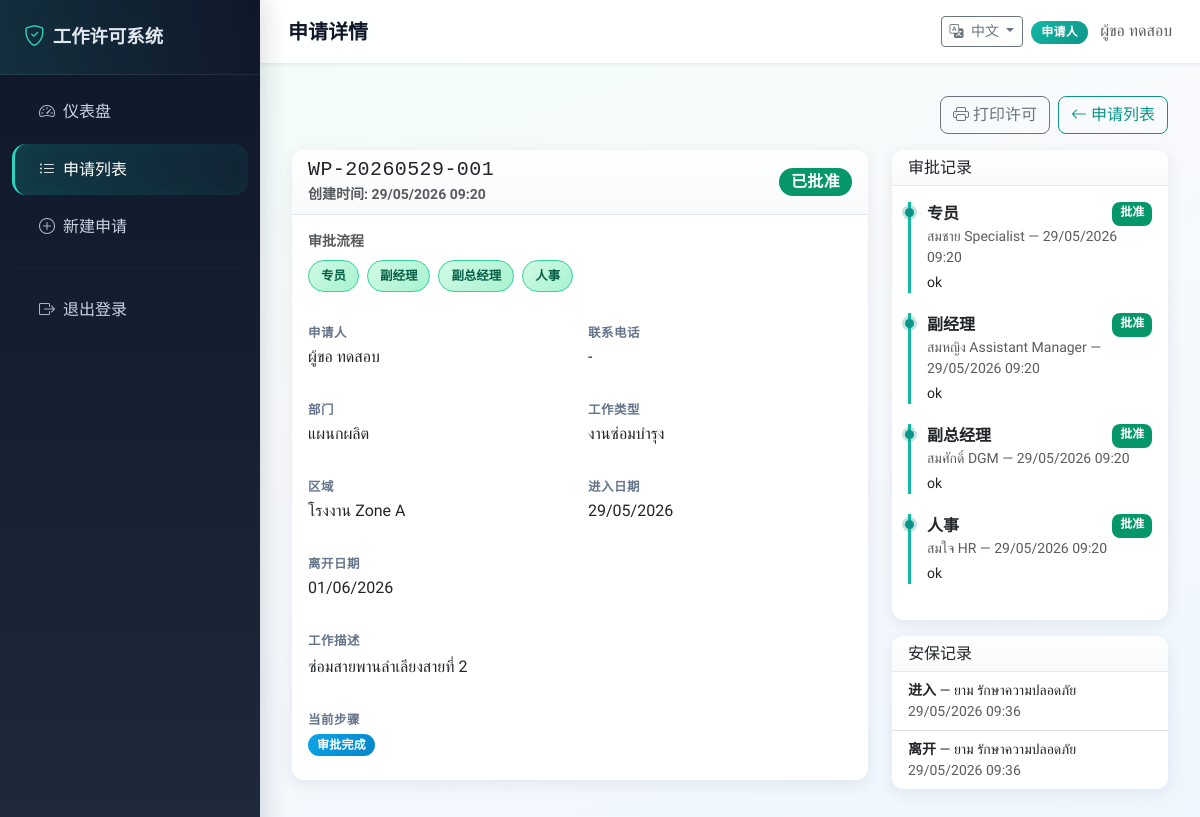
Page /requests/1 (signed in) on the committed database.
### models.py (models this page shows, shortened)
class User(UserMixin, db.Model):
    __tablename__ = "users"
    id = db.Column(db.Integer, primary_key=True)
    username = db.Column(db.String(50), unique=True, nullable=False)
    password_hash = db.Column(db.String(200), nullable=False)
    full_name = db.Column(db.String(100), nullable=False)
    role = db.Column(db.String(30), nullable=False)
    department = db.Column(db.String(100))
    locale = db.Column(db.String(5), default="th")
    @property
    def role_label(self):
        from i18n import t_role
        return t_role(self.role)

class Request(db.Model):
    __tablename__ = "requests"
    id = db.Column(db.Integer, primary_key=True)
    request_no = db.Column(db.String(30), unique=True, nullable=False)
    requester_name = db.Column(db.String(100), nullable=False)
    department = db.Column(db.String(100), nullable=False)
    company_name = db.Column(db.String(150))
    contact_phone = db.Column(db.String(30))
    permit_type = db.Column(db.String(50), nullable=False)
    description = db.Column(db.Text, nullable=False)
    work_area = db.Column(db.String(50), nullable=False)
    work_area_detail = db.Column(db.String(200))
    start_date = db.Column(db.Date, nullable=False)
    end_date = db.Column(db.Date, nullable=False)
    status = db.Column(db.String(20), default="pending")
    current_step = db.Column(db.String(30), default="specialist")
    created_by_id = db.Column(db.Integer, db.ForeignKey("users.id"))
    created_at = db.Column(db.DateTime, default=datetime.utcnow)
    created_by = db.relationship("User", backref="requests")
    approvals = db.relationship(
        "Approval", backref="request", lazy=True, order_by="Approval.approved_at"
    )
    images = db.relationship(
        "RequestImage", backref="request", lazy=True, order_by="RequestImage.uploaded_at"
    )
    security_logs = db.relationship(
        "SecurityLog", backref="request", lazy=True, order_by="SecurityLog.logged_at"
    )
    @property
    def status_badge(self):
        if self.status == "approved":
            return "success"
        if self.status == "rejected":
            return "danger"
        return "warning"
    @property
    def status_label(self):
        from i18n import t_status
        return t_status(self.status)
    @property
    def current_step_label(self):
        from i18n import t_step
        return t_step(self.current_step, self.status)
    @property
    def permit_type_label(self):
        from i18n import t_permit
        return t_permit(self.permit_type)
    @property
    def work_zone_label(self):
        from i18n import t_zone
        return t_zone(self.work_area)
    @property
    def zone_display(self):
        label = self.work_zone_label
        if self.work_area_detail:
            return f"{label} — {self.work_area_detail}"
        return label
    def can_approve(self, user):
        if self.status != "pending":
            return False
        if user.role == "admin":
            return True
        return user.role == self.current_step

class Approval(db.Model):
    __tablename__ = "approvals"
    id = db.Column(db.Integer, primary_key=True)
    request_id = db.Column(db.Integer, db.ForeignKey("requests.id"), nullable=False)
    approver_role = db.Column(db.String(30), nullable=False)
    approver_name = db.Column(db.String(100), nullable=False)
    decision = db.Column(db.String(20), nullable=False)
    comment = db.Column(db.Text)
    approved_at = db.Column(db.DateTime, default=datetime.utcnow)
    @property
    def role_label(self):
        from i18n import t_role
        return t_role(self.approver_role)
    @property
    def decision_label(self):
        from i18n import t_decision
        return t_decision(self.decision)

class SecurityLog(db.Model):
    __tablename__ = "security_logs"
    id = db.Column(db.Integer, primary_key=True)
    request_id = db.Column(db.Integer, db.ForeignKey("requests.id"), nullable=False)
    guard_name = db.Column(db.String(100), nullable=False)
    action = db.Column(db.String(20), nullable=False)
    note = db.Column(db.Text)
    logged_at = db.Column(db.DateTime, default=datetime.utcnow)
    @property
    def action_label(self):
        from i18n import t_action
        return t_action(self.action)

### routes/requests.py (the view)
@requests_bp.route("/requests/<int:request_id>")
@login_required
def detail(request_id):
    req = db.session.get(Request, request_id)
    if not req:
        abort(404)
    if not can_view_request(current_user, req):
        abort(403)
    return render_template("request_detail.html", req=req)

### helpers.py (called while the page is built, shortened)
def can_view_request(user, req):
    if user.role == "admin":
        return True
    if user.role == "requester":
        return req.created_by_id == user.id

### i18n.py (called while the page is built)
def get_locale():
    if has_request_context():
        locale = session.get("locale")
        if locale in SUPPORTED_LOCALES:
            return locale
        lang = request.args.get("lang")
        if lang in SUPPORTED_LOCALES:
            session["locale"] = lang
            return lang
    return Config.DEFAULT_LOCALE if Config.DEFAULT_LOCALE in SUPPORTED_LOCALES else "th"

def _(key, **kwargs):
    locale = get_locale()
    text = MESSAGES.get(locale, MESSAGES["th"]).get(key)
    if text is None:
        text = MESSAGES["th"].get(key, key)
    if kwargs:
        return text.format(**kwargs)
    return text

def t_status(code):
    return _(f"status.{code}") if code else "-"

def t_role(code):
    return _(f"role.{code}") if code else "-"

def t_step(code, status=None):
    if status == "approved":
        return _("step.completed")
    if status == "rejected":
        return _("step.none")
    return _(f"step.{code}") if code else _("step.none")

def t_permit(code):
    if not code:
        return "-"
    key = f"permit.{code}"
    if key in MESSAGES.get(get_locale(), MESSAGES["th"]):
        return _(key)
    return code

def t_zone(code):
    if not code:
        return "-"
    key = f"zone.{code}"
    if key in MESSAGES.get(get_locale(), MESSAGES["th"]):
        return _(key)
    return code

def t_dept(code):
    if not code:
        return "-"
    key = f"dept.{code}"
    if key in MESSAGES.get(get_locale(), MESSAGES["th"]):
        return _(key)
    return code

def t_decision(code):
    return _(f"decision.{code}") if code else "-"

def t_action(code):
    if code == "check_in":
        return _("security.in")
    if code == "check_out":
        return _("security.out")
    return code

def factory_name():
    locale = get_locale()
    if locale == "zh":
        return Config.FACTORY_NAME_ZH
    if locale == "en":
        return Config.FACTORY_NAME
    return Config.FACTORY_NAME_TH

### templates/request_detail.html (shortened to what this page needs)
{% extends "base.html" %}
{% block page_title %}{{ _('request.detail_title') }}{% endblock %}
{% block content %}
<div class="d-flex justify-content-end gap-2 mb-3 no-print">
  <button type="button" class="btn btn-outline-secondary" onclick="window.print()">
    <i class="bi bi-printer"></i> {{ _('request.print') }}
  </button>
  <a href="{{ url_for('requests.list_requests') }}" class="btn btn-outline-primary">
    <i class="bi bi-arrow-left"></i> {{ _('request.list_title') }}
  </a>
</div>
<div class="row g-4">
  <div class="col-lg-8">
    <div class="card content-card mb-4 permit-print-card">
      <div class="card-header d-flex justify-content-between align-items-center flex-wrap gap-2">
        <div>
          <h5 class="mb-0 permit-no">{{ req.request_no }}</h5>
          <small class="text-muted">{{ _('request.created_at') }}: {{ req.created_at.strftime('%d/%m/%Y %H:%M') if req.created_at else '-' }}</small>
        </div>
        <span class="badge bg-{{ req.status_badge }} fs-6 badge-status">{{ req.status_label }}</span>
      </div>
      <div class="card-body">
        <div class="workflow-steps mb-4 no-print">
          <p class="small text-muted mb-2 fw-semibold">{{ _('workflow.title') }}</p>
          <div class="d-flex flex-wrap gap-2">
            {% for step in APPROVAL_STEPS %}
            {% set step_done = req.approvals | selectattr('approver_role', 'equalto', step) | selectattr('decision', 'equalto', 'approved') | list | length > 0 %}
            {% set step_current = req.status == 'pending' and req.current_step == step %}
            <span class="workflow-step {% if step_done %}done{% elif step_current %}current{% endif %}">
              {{ t_step(step) }}
            </span>
            {% endfor %}
          </div>
        </div>
        <div class="row g-3">
          <div class="col-md-6">
            <div class="detail-field">
              <span class="detail-label">{{ _('request.requester') }}</span>
              <span class="detail-value">{{ req.requester_name }}</span>
            </div>
          </div>
          <div class="col-md-6">
            <div class="detail-field">
              <span class="detail-label">{{ _('request.contact_phone') }}</span>
              <span class="detail-value">{{ req.contact_phone or '-' }}</span>
            </div>
          </div>
          <div class="col-md-6">
            <div class="detail-field">
              <span class="detail-label">{{ _('request.department') }}</span>
              <span class="detail-value">{{ t_dept(req.department) }}</span>
            </div>
          </div>
          <div class="col-md-6">
            <div class="detail-field">
              <span class="detail-label">{{ _('request.type') }}</span>
              <span class="detail-value">{{ req.permit_type_label }}</span>
            </div>
          </div>
          <div class="col-md-6">
            <div class="detail-field">
              <span class="detail-label">{{ _('request.zone') }}</span>
              <span class="detail-value">{{ req.zone_display }}</span>
            </div>
          </div>
          <div class="col-md-6">
            <div class="detail-field">
              <span class="detail-label">{{ _('request.start_date') }}</span>
              <span class="detail-value">{{ req.start_date.strftime('%d/%m/%Y') }}</span>
            </div>
          </div>
          <div class="col-md-6">
            <div class="detail-field">
              <span class="detail-label">{{ _('request.end_date') }}</span>
              <span class="detail-value">{{ req.end_date.strftime('%d/%m/%Y') }}</span>
            </div>
          </div>
          <div class="col-12">
            <div class="detail-field">
              <span class="detail-label">{{ _('request.description') }}</span>
              <p class="detail-value mb-0 mt-1">{{ req.description }}</p>
            </div>
          </div>
          <div class="col-12">
            <div class="detail-field">
              <span class="detail-label">{{ _('request.current_step') }}</span>
              <span class="badge bg-info badge-status">{{ req.current_step_label }}</span>
            </div>
          </div>
        </div>
      </div>
    </div>
  </div>
  <div class="col-lg-4">
    <div class="card content-card">
      <div class="card-header">
        <h6 class="mb-0">{{ _('request.approval_history') }}</h6>
      </div>
      <div class="card-body">
        {% for ap in req.approvals %}
        <div class="timeline-item">
          <div class="d-flex justify-content-between">
            <strong>{{ ap.role_label }}</strong>
            <span class="badge bg-{{ 'success' if ap.decision == 'approved' else 'danger' }}">
              {{ ap.decision_label }}
            </span>
          </div>
          <div class="small text-muted">{{ ap.approver_name }} — {{ ap.approved_at.strftime('%d/%m/%Y %H:%M') }}</div>
          {% if ap.comment %}<p class="small mb-0 mt-1">{{ ap.comment }}</p>{% endif %}
        </div>
        {% else %}
        <p class="text-muted small mb-0">{{ _('request.no_approval') }}</p>
        {% endfor %}
      </div>
    </div>
    {% if req.security_logs %}
    <div class="card content-card mt-3">
      <div class="card-header">
        <h6 class="mb-0">{{ _('request.security_log') }}</h6>
      </div>
      <ul class="list-group list-group-flush">
        {% for log in req.security_logs %}
        <li class="list-group-item small">
          <strong>{{ log.action_label }}</strong>
          — {{ log.guard_name }}
          <br><span class="text-muted">{{ log.logged_at.strftime('%d/%m/%Y %H:%M') }}</span>
        </li>
        {% endfor %}
      </ul>
    </div>
    {% endif %}
  </div>
</div>
{% endblock %}

### templates/base.html (shortened to what this page needs)
<!DOCTYPE html>
<html lang="{{ get_locale() }}">
<head>
  <link href="https://cdn.jsdelivr.net/npm/bootstrap@5.3.3/dist/css/bootstrap.min.css" rel="stylesheet">
  <link href="https://cdn.jsdelivr.net/npm/bootstrap-icons@1.11.3/font/bootstrap-icons.min.css" rel="stylesheet">
  <link href="{{ url_for('static', filename='css/style.css') }}" rel="stylesheet">
</head>
<body>
{% if current_user.is_authenticated %}
<div class="app-wrapper">
  <aside class="sidebar">
    <div class="sidebar-brand">
      <i class="bi bi-shield-check"></i>
      <span>{{ factory_name() }}</span>
    </div>
    <nav class="nav flex-column py-2">
      <a class="nav-link {% if request.endpoint == 'dashboard.index' %}active{% endif %}"
         href="{{ url_for('dashboard.index') }}">
        <i class="bi bi-speedometer2 me-2"></i> {{ _('nav.dashboard') }}
      </a>
      <a class="nav-link {% if request.endpoint and 'requests' in request.endpoint %}active{% endif %}"
         href="{{ url_for('requests.list_requests') }}">
        <i class="bi bi-list-ul me-2"></i> {{ _('nav.requests') }}
      </a>
      {% if current_user.role in ['requester', 'admin'] %}
      <a class="nav-link {% if request.endpoint == 'requests.create' %}active{% endif %}"
         href="{{ url_for('requests.create') }}">
        <i class="bi bi-plus-circle me-2"></i> {{ _('nav.create') }}
      </a>
      {% endif %}
      <hr class="border-secondary mx-3">
      <a class="nav-link" href="{{ url_for('auth.logout') }}">
        <i class="bi bi-box-arrow-right me-2"></i> {{ _('nav.logout') }}
      </a>
    </nav>
  </aside>
  <div class="main-content">
    <header class="top-navbar d-flex justify-content-between align-items-center flex-wrap gap-2">
      <h5 class="mb-0">{% block page_title %}{{ _('nav.dashboard') }}{% endblock %}</h5>
      <div class="d-flex align-items-center gap-2">
        {% include 'partials/language_switcher.html' %}
        <div class="text-end d-none d-md-block">
          <span class="badge bg-primary">{{ current_user.role_label }}</span>
          <span class="text-muted ms-2">{{ current_user.full_name }}</span>
        </div>
      </div>
    </header>
    <main class="page-content">
      {% block content %}{% endblock %}
    </main>
  </div>
</div>
{% else %}
  {% block guest_content %}{% endblock %}
{% endif %}
</body>
</html>

### templates/partials/language_switcher.html (shortened to what this page needs)
<div class="lang-switcher dropdown">
  <button class="btn btn-sm btn-outline-secondary dropdown-toggle" type="button"
          data-bs-toggle="dropdown" aria-expanded="false">
    <i class="bi bi-translate me-1"></i>
    {{ LANGUAGES[get_locale()] }}
  </button>
</div>

### rows in the picture
User: role_label "申请人", full_name "ผู้ขอ ทดสอบ"
Request: request_no "WP-20260529-001", created_at "29/05/2026 09:20", status_label "已批准", requester_name "ผู้ขอ ทดสอบ", contact_phone "-", department "แผนกผลิต", permit_type_label "งานซ่อมบำรุง", zone_display "โรงงาน Zone A", start_date "29/05/2026", end_date "01/06/2026", description "ซ่อมสายพานลำเลียงสายที่ 2", current_step_label "审批完成"
Approval: role_label "专员", decision_label "批准", approver_name "สมชาย Specialist", approved_at "29/05/2026 09:20", comment "ok"
Approval: role_label "副经理", decision_label "批准", approver_name "สมหญิง Assistant Manager", approved_at "29/05/2026 09:20", comment "ok"
Approval: role_label "副总经理", decision_label "批准", approver_name "สมศักดิ์ DGM", approved_at "29/05/2026 09:20", comment "ok"
Approval: role_label "人事", decision_label "批准", approver_name "สมใจ HR", approved_at "29/05/2026 09:20", comment "ok"
SecurityLog: action_label "进入", guard_name "ยาม รักษาความปลอดภัย", logged_at "29/05/2026 09:36"
SecurityLog: action_label "离开", guard_name "ยาม รักษาความปลอดภัย", logged_at "29/05/2026 09:36"

### other values in the picture
{{ factory_name() }} "工作许可系统"
{{ LANGUAGES[get_locale()] }} "中文"
{{ t_step(step) }} "专员" "副经理" "副总经理" "人事"
